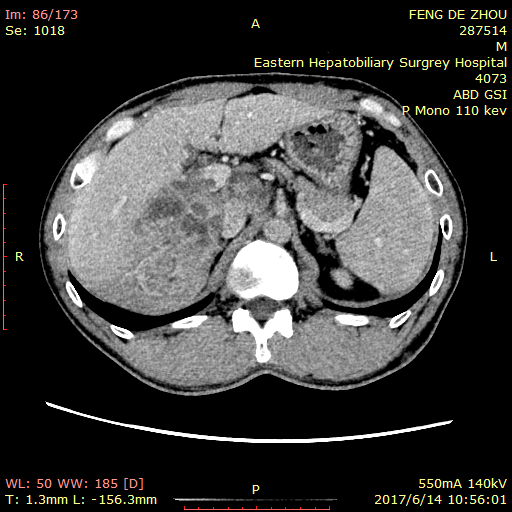
%> input picture 06/19.bmp, 512 x 512 px
$ octave Untit.m   (GNU Octave 9; MATLAB toolbox functions it lacks are replaced by stand-ins)
%> lines starting %> are read from the running program, lines starting %| are printed output that depends on the picture; in (x1, y1, x2, y2) boxes, pixels count from 0 and x2, y2 are one past the last pixel; in counts of white or black regions, pixels touching at a corner belong together; the program's own positions count from 1
### 06/Watershed_Fun.m
function Watershed_Fun(fileName)
%> called with fileName = '19.bmp'
%入口函数
%fileName 图像文件名
rgb = imread(fileName);
%> rgb is the input picture: size 512x512x3 uint8; mean R, G, B 60, 59.6, 58.4
if ndims(rgb) == 3
    I = rgb2gray(rgb);
else
    I = rgb;
end
sz = size(I);
%> sz = [512 512]
if sz(1) ~=256
    I = imresize(I,256/sz(1));
%> I: size 256x256 uint8
    rgb = imresize(rgb,256/sz(1));
%> rgb: size 256x256x3 uint8
end
%y 方向边缘提取算子
hy = fspecial('sobel');
%x 方向边缘提取算子
hx = hy';
% 提取y方向边缘
Iy = imfilter(double(I),hy,'replicate');
%提取X方向边缘
Ix = imfilter(double(I),hx,'replicate');
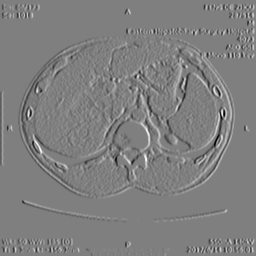
%> Ix: size 256x256 double; min -972, max 968, mean 0; drawn with min black and max white
%计算梯度图像
gradmag = sqrt(Ix.^2+Iy.^2);
%形态学算子
se = strel('disk',3);
%开运算
Io = imopen(I,se);
%图像腐蚀
Ie = imerode(I,se);
%图像重建
Iobr = imreconstruct(Ie,I);
%闭运算
Ioc = imclose(Io,se);
%膨胀
Iobrd = imdilate(Iobr,se);
%图像重建
Iobrcbr = imreconstruct(imcomplement(Iobrd),imcomplement(Iobr));
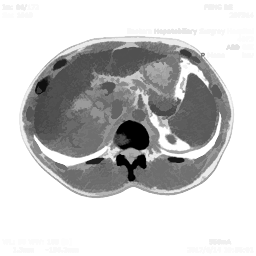
%> Iobrcbr: size 256x256 uint8; min 0, max 255, mean 200.3
%图像求反
Iobrcbr = imcomplement(Iobrcbr);
%句柄极大操作
fgm = imregionalmax(Iobrcbr);
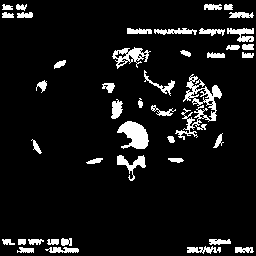
%> fgm: size 256x256 logical; 8.2% white; 42 white regions, largest, box (x1, y1, x2, y2) and area: (175, 74, 222, 140) 897, (117, 121, 149, 149) 561, (112, 47, 151, 69) 365
%形态学算子
se2 = strel(ones(3,3));
%闭操作
fgm2 = imclose(fgm,se2);
%> fgm2: size 256x256 logical; 9.8% white; 27 white regions, largest, box (x1, y1, x2, y2) and area: (175, 74, 222, 140) 1307, (127, 28, 254, 58) 975, (117, 121, 149, 149) 565
%腐蚀
fgm3 = imerode(fgm2,se2);
%> fgm3: size 256x256 logical; 5.8% white; 39 white regions (10 under 20 px), largest, box (x1, y1, x2, y2) and area: (177, 76, 221, 137) 834, (119, 122, 147, 148) 422, (114, 49, 148, 66) 381
%面积开操作
fgm4 = bwareaopen(fgm3,15);
%二值化
bw = im2bw(Iobrcbr,graythresh(Iobrcbr));
%> bw: size 256x256 logical; 35.3% white; 1 white region, box (x1, y1, x2, y2) and area: (22, 41, 231, 198) 23162
%计算区域距离
D = bwdist(bw);
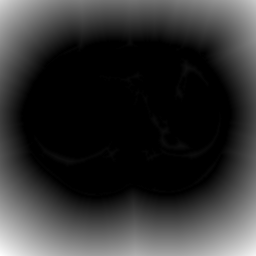
%> D: size 256x256 single; min 0, max 93.81, mean 18.5; drawn with min black and max white
%分水岭
DL = watershed(D);
%> DL: size 256x256 uint8; every value is 1
%过滤背景
bgm = DL == 0;
%> bgm: size 256x256 logical; every value is 0
%处理背景
gradmag2 = imimposemin(gradmag,bgm|fgm4);
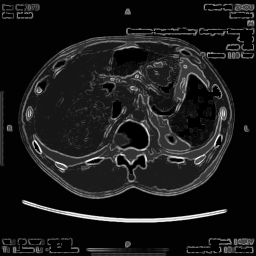
%> gradmag2: size 256x256 double; 5.72% of the values are NaN or infinite; the others: min 2.49, max 1073.4, mean 120.7; drawn with min black, max white, NaN and infinite black
%分水岭
L =watershed(gradmag2);
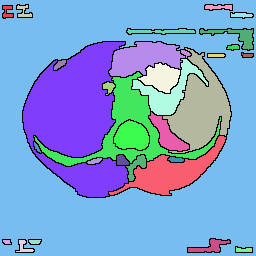
%> L: size 256x256 uint8; 33 distinct labels, from 0 to 32; one colour per label, 0 black
%标记矩阵加颜色
Lrgb = label2rgb(L,'jet','w','shuffle');
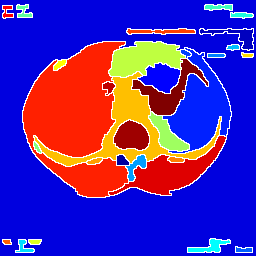
%> Lrgb: size 256x256x3 uint8; mean R, G, B 83.1, 41.7, 162.5
[pathstr,name,ext] = fileparts(fileName);
%整合得到详细目录
filefolder = fullfile(pwd,'实验结果',[name,'_实验截图']);
%判断文件夹是否存在
if ~exist(filefolder,'dir')
    mkdir(filefolder);
end
%显示中间过程
h1 = figure(1);
set(h1,'Name','图像灰度化','NumberTitle','off');
subplot(121);imshow(rgb,[]);title('原图像');
subplot(122);imshow(I,[]);title('灰度图像');
fileurl = fullfile(filefolder,'1');
set(h1,'PaperPositionMode','auto');
print(h1,'-dtiff','-r200',fileurl);
h2 = figure(2);
set(h2,'Name','形态学操作','NumberTitle','off');
subplot(121);imshow(rgb,[]);title('原图像');
subplot(122);imshow(I,[]);title('灰度图像');
fuleurl = fullfile(filefolder,'2');
set(h2,'PaperPositionMode','auto');
print(h2,'-dtiff','-r200',fileurl);
h3 = figure(3);
set(h3,'Name','图像梯度显示','NumberTitle','off');
subplot(121);imshow(rgb,[]);title('待处理的图像');
subplot(122);imshow(gradmag,[]);title('梯度图像');
fileurl = fullfile(filefolder,'3');
set(h3,'PaperPositionMode','auto');
print(h3,'-dtiff','-r200',fileurl);
%显示结果
h4 = figure(4);imshow(rgb,[]);hold on;
himage = imshow(Lrgb);
set(h4,'Name','图像分水岭分割','NumberTitle','off');
%显示矩阵
set(himage,'AlphaData',0.3);
hold off;
fileurl = fullfile(filefolder,'4');
set(h4,'PaperPositionMode','auto');
print(h4,'-dtiff','-r200',fileurl);

### 06/Untit.m
clc;clear all;close all;
fileName = '19.bmp';
Watershed_Fun(fileName);

% fileName = '01.bmp';
% Watershed_Fun(fileName);

$ run again, with 06/0000.bmp copied over 06/19.bmp
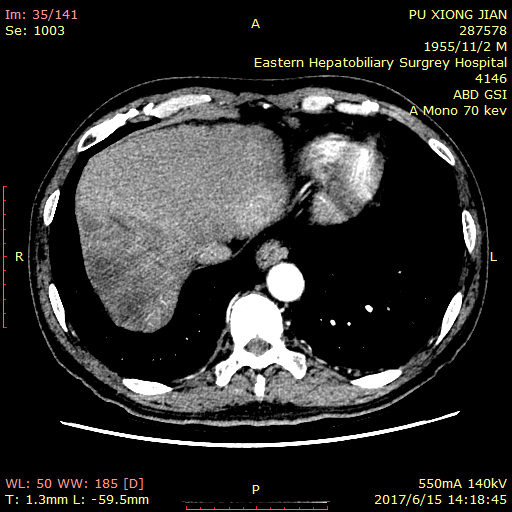
%> input picture 06/0000.bmp, 512 x 512 px
%> in Watershed_Fun, rgb is the input picture: size 512x512x3 uint8; mean R, G, B 45.1, 44.7, 43.5
%> rgb: size 256x256x3 uint8
%> in Watershed_Fun, `fgm = imregionalmax(Iobrcbr);`:
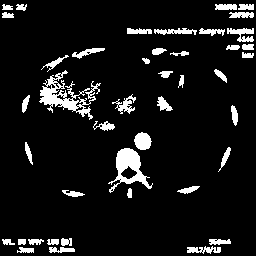
%> fgm: size 256x256 logical; 8.6% white; 43 white regions, largest, box (x1, y1, x2, y2) and area: (39, 70, 101, 120) 986, (108, 148, 153, 193) 769, (134, 132, 152, 150) 240
%> fgm2: size 256x256 logical; 10.1% white; 29 white regions, largest, box (x1, y1, x2, y2) and area: (39, 70, 101, 120) 1380, (127, 28, 254, 58) 964, (108, 148, 153, 193) 805
%> fgm3: size 256x256 logical; 5.9% white; 39 white regions (8 under 20 px), largest, box (x1, y1, x2, y2) and area: (41, 74, 89, 115) 918, (117, 149, 151, 188) 509, (200, 29, 253, 49) 291
%> bw: size 256x256 logical; 24% white; 6 white regions, box (x1, y1, x2, y2) and area: (20, 44, 146, 166) 8798, (18, 120, 215, 206) 4301, (144, 66, 192, 112) 1369, (133, 44, 232, 86) 848, (217, 144, 237, 177) 237, (231, 105, 241, 129) 170
%> DL: size 256x256 uint8; 7 distinct labels, from 0 to 6
%> bgm: size 256x256 logical; 1.4% white in thin lines or dots, all inside (x1, y1, x2, y2) = (0, 0, 256, 228)
%> L: size 256x256 uint8; 34 distinct labels, from 0 to 33
%> in Watershed_Fun, `Lrgb = label2rgb(L,'jet','w','shuffle');`:
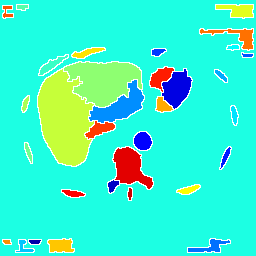
%> Lrgb: size 256x256x3 uint8; mean R, G, B 60, 240.4, 205
